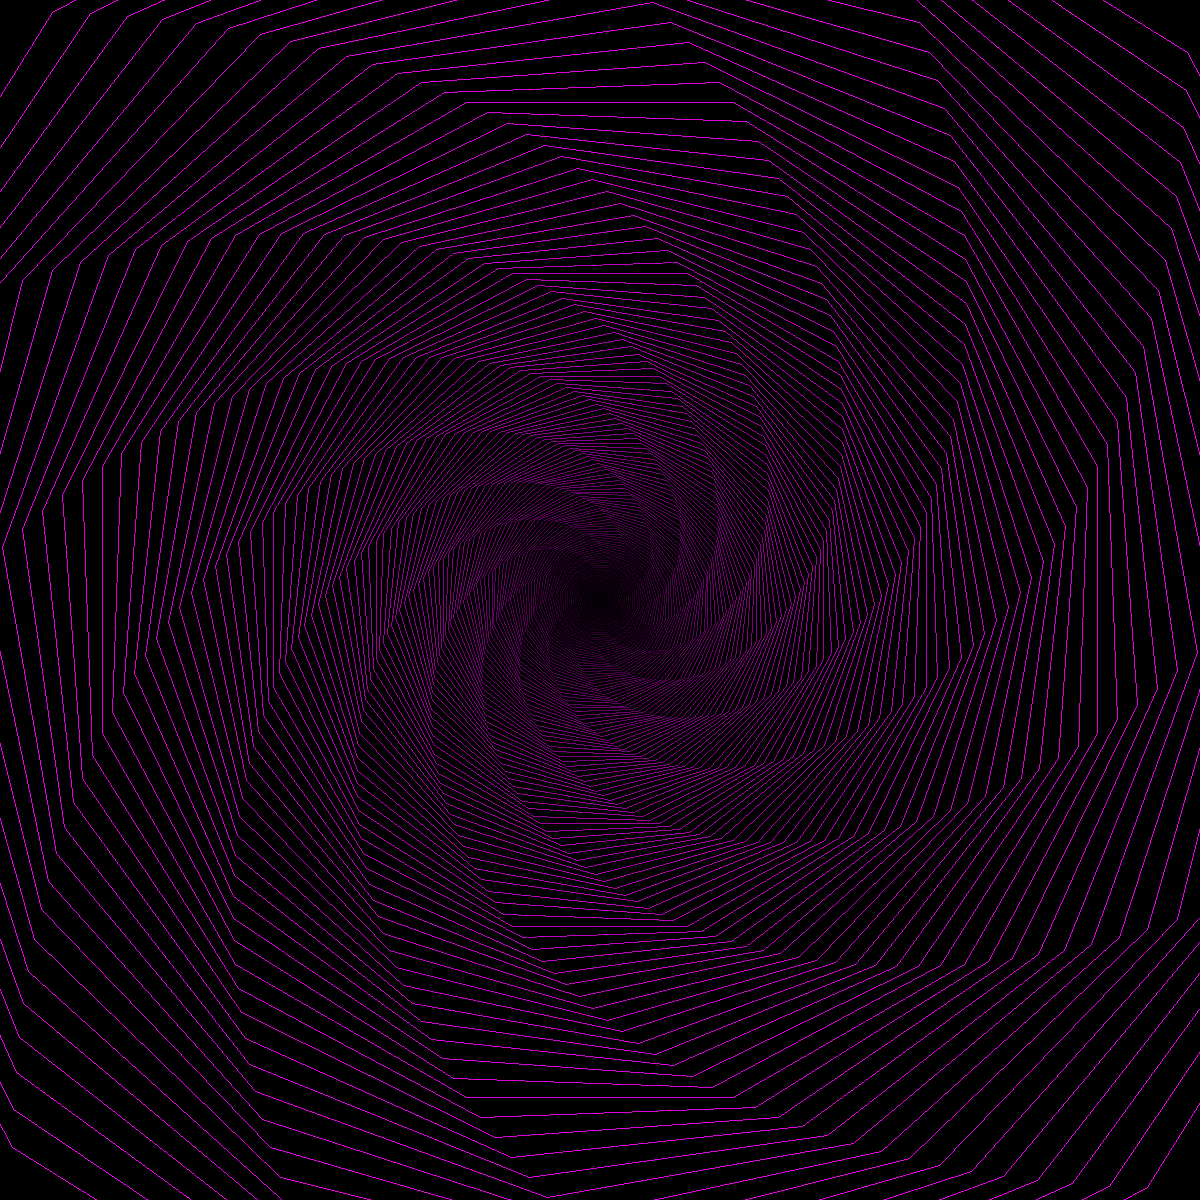

Write Python code to recreate this figure.
from PIL import Image, ImageDraw

# Setup
img_width = 1200
img_height = 1200
img = Image.new("RGB", (img_width, img_height))
draw = ImageDraw.Draw(img)

# Draw
radius = 3
for i in range(120):
    draw.regular_polygon((img_width/2, img_height/2, radius+(i*2)), 12, outline=(i*2+10, 0, i*2+10), rotation=i*2)
    #radius = radius * 1.05
    radius = radius * 1.045

# Saves the picture
img_path = __file__.replace('.py', '.png')
img.save(img_path)
print(f'Saved {img_path}')
img.show()
